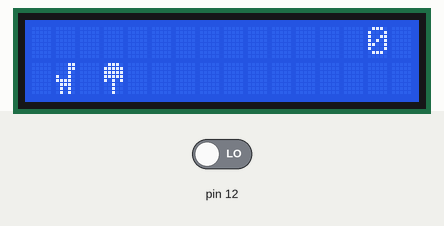
This sketch was run on a simulated Arduino Uno, built with avr-gcc and run on an emulated ATmega328P. On the bench: 16×2 character LCD. Inputs (shaded band) come from the test bench; at power-on: pin 12 LOW. Random numbers use the default seed unless the sketch sets one.

Above: at 1.37 s.
1.4 s: pin 12 driven HIGH
At 3.1 s:
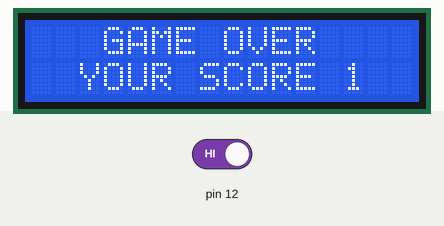
3.2 s: pin 12 driven LOW
4.7 s: pin 12 driven HIGH
At 5.83 s:
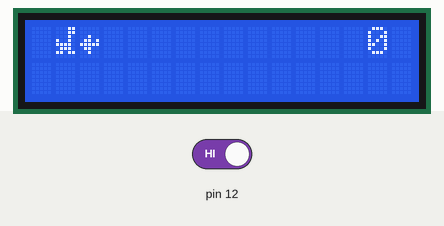
6.6 s: pin 12 driven LOW
9.9 s: pin 12 driven HIGH
At 10.14 s:
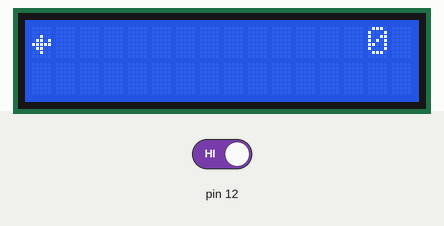
13.2 s: pin 12 driven LOW
At 13.8 s:
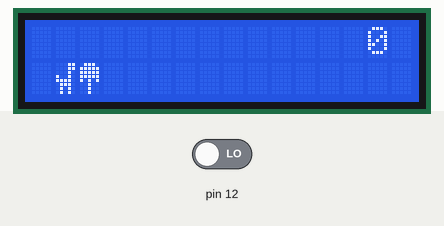
Timing chart, 0 to 16.2 s (numbered marks = the images above; inputs shaded):
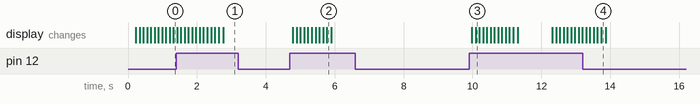

The sketch:

dino.ino
```cpp
#include <Wire.h>
#include <LiquidCrystal_I2C.h>
LiquidCrystal_I2C lcd( 0x27 , 16 , 2 );

unsigned long timer = 0;

byte dinoCordX = 1;
byte dinoCordY = 1;

byte barCordX = 0;
byte barCordY = 0;

byte score = 0;
byte dino_char_1[8] = {
  B00011,
  B00011,
  B00010,
  B10010,
  B11110,
  B01110,
  B01010,
  B10001
};
byte dino_char_2[8] = {
  B00011,
  B00011,
  B00010,
  B10010,
  B11110,
  B01110,
  B01010,
  B01010
};

byte dino_char_3[8] = {
  B00011,
  B00011,
  B00010,
  B10010,
  B11110,
  B01110,
  B11011,
  B00000
};

byte bar_char_1[8] = {
  B01110,
  B11111,
  B11111,
  B11111,
  B10101,
  B00100,
  B00100,
  B00100
};

byte bar_char_2[8] = {
  B00000,
  B00000,
  B00100,
  B01101,
  B11111,
  B01100,
  B00100,
  B00000
};

byte null_char[8] = {
  0b00000,
  0b00000,
  0b00000,
  0b00000,
  0b00000,
  0b00000,
  0b00000,
  0b00000
};


void clearChar(byte cord1, byte cord2) {
  lcd.setCursor(cord1, cord2);
  lcd.write(0);
}

void drawDino(byte dinoX, byte dinoY) {
  lcd.setCursor(dinoX, dinoY);
  if (timer % 2 == 0 && dinoY == 1) {
    lcd.write(1);
  } else if (dinoY == 1){
    lcd.write(2);
  } else if (dinoY == 0){
    lcd.write(5);
    }

}

void drawBar(byte cord1, byte cord2) {
  lcd.setCursor(cord1, cord2);
  if (cord2 == 0) {
    lcd.write(4);
  } else {
    lcd.write(3);
    }

}
void setup() {
  lcd.init();
  lcd.backlight();
  lcd.createChar(0, null_char);
  lcd.createChar(1, dino_char_1);
  lcd.createChar(2, dino_char_2);
  lcd.createChar(3, bar_char_1);
  lcd.createChar(4, bar_char_2);
  lcd.createChar(5, dino_char_3);
  lcd.setCursor(0, 1);

  pinMode(12, INPUT);
  Serial.begin(9600);

  //clearChar(barCordX, barCordY);
  barCordX = random(5, 16);
  barCordY = random(0, 2);
  //drawBar(barCordX, barCordY);
}
boolean jumped = 0;
boolean flag = 0;
void readBut() {
  boolean jump = digitalRead(12);
  if (jump == true && flag == false)
    flag = true;
}

void loop() {
  //lcd.clear();
  lcd.setCursor(14, 0);
  lcd.print(score);
  readBut();
  if (flag == true) {
    clearChar(1, 1);
    dinoCordY = 0;
    drawDino(dinoCordX, dinoCordY);
    flag = false;
  } else {
    dinoCordY = 1;
    clearChar(1, 0);
    drawDino(dinoCordX, dinoCordY);
  }

  if (barCordX > 0) {
    clearChar(barCordX, barCordY);
    barCordX--;
    drawBar(barCordX, barCordY);

  } else {
    clearChar(0, 0);
    clearChar(0, 1);
    barCordX = random(5, 14);
    barCordY = random(0, 2);
  }

  if (dinoCordX == barCordX && dinoCordY == barCordY) {
    boolean i = 1;
    while (i) {
      lcd.clear();
      lcd.setCursor(3, 0);
      lcd.print("GAME OVER");
      lcd.setCursor(2, 1);
      lcd.print("YOUR SCORE");
      lcd.setCursor(13, 1);
      lcd.print(score);
      delay(1000);
      if (digitalRead(12)) {
        lcd.clear();
        score = -1;
        i = 0;
      };
    }
  }
  if (dinoCordX == barCordX) {
    score++;
  }
  delay(100);
  timer++;
}
```

Measured:
- after the input at 3.2 s, every drawn part: stays the same
- after the input at 4.7 s, the display: first changes after 0.09 s (image 2 shows a later state)
- after the input at 6.6 s, every drawn part: stays the same
- after the input at 9.9 s, the display: first changes after 0.08 s (image 3 shows a later state)
